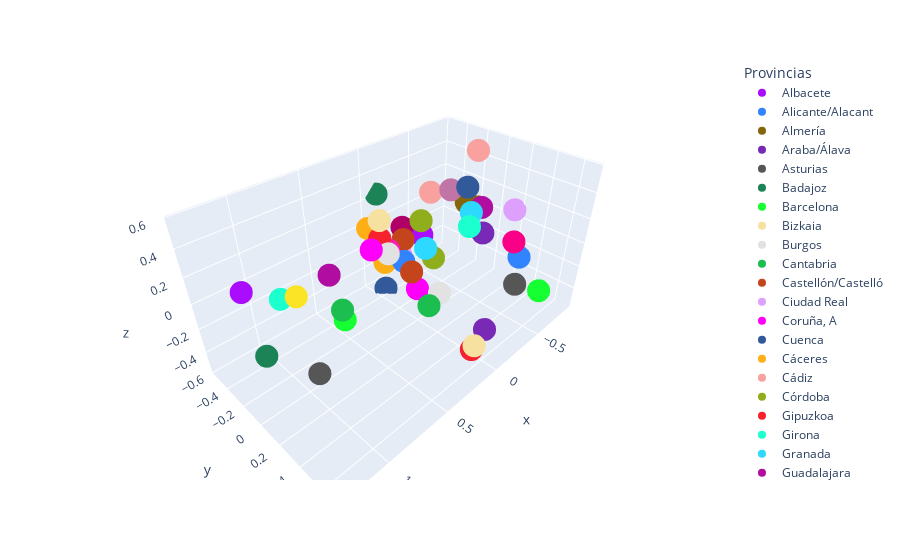

Write notebook code for a chart like this one.
### Code cell
# Representación 3D
import plotly.express as px

fig = px.scatter_3d(df4, x=X_pca[:,0], y=X_pca[:,1], z=X_pca[:,2], color=df4.index, color_discrete_sequence=px.colors.qualitative.Alphabet)
fig.show()

### Figure 1 — Plotly figure (JSON) as saved in the notebook; plotly's stock layout.template omitted (floating-point values rounded to 4 significant figures)
{"data": [{"hovertemplate": "Provincias=Albacete<br>x=%{x}<br>y=%{y}<br>z=%{z}<extra></extra>", "legendgroup": "Albacete", "marker": {"color": "#AA0DFE", "symbol": "circle"}, "mode": "markers", "name": "Albacete", "scene": "scene", "showlegend": true, "type": "scatter3d", "x": [-0.3946], "y": [-0.3493], "z": [-0.1549]}, {"hovertemplate": "Provincias=Alicante/Alacant<br>x=%{x}<br>y=%{y}<br>z=%{z}<extra></extra>", "legendgroup": "Alicante/Alacant", "marker": {"color": "#3283FE", "symbol": "circle"}, "mode": "markers", "name": "Alicante/Alacant", "scene": "scene", "showlegend": true, "type": "scatter3d", "x": [0.009257], "y": [-0.1476], "z": [-0.1163]}, {"hovertemplate": "Provincias=Almería<br>x=%{x}<br>y=%{y}<br>z=%{z}<extra></extra>", "legendgroup": "Almería", "marker": {"color": "#85660D", "symbol": "circle"}, "mode": "markers", "name": "Almería", "scene": "scene", "showlegend": true, "type": "scatter3d", "x": [-0.7245], "y": [-0.1865], "z": [0.07337]}, {"hovertemplate": "Provincias=Araba/Álava<br>x=%{x}<br>y=%{y}<br>z=%{z}<extra></extra>", "legendgroup": "Araba/Álava", "marker": {"color": "#782AB6", "symbol": "circle"}, "mode": "markers", "name": "Araba/Álava", "scene": "scene", "showlegend": true, "type": "scatter3d", "x": [-0.04916], "y": [0.5639], "z": [-0.3567]}, {"hovertemplate": "Provincias=Asturias<br>x=%{x}<br>y=%{y}<br>z=%{z}<extra></extra>", "legendgroup": "Asturias", "marker": {"color": "#565656", "symbol": "circle"}, "mode": "markers", "name": "Asturias", "scene": "scene", "showlegend": true, "type": "scatter3d", "x": [1.193], "y": [0.452], "z": [0.06867]}, {"hovertemplate": "Provincias=Badajoz<br>x=%{x}<br>y=%{y}<br>z=%{z}<extra></extra>", "legendgroup": "Badajoz", "marker": {"color": "#1C8356", "symbol": "circle"}, "mode": "markers", "name": "Badajoz", "scene": "scene", "showlegend": true, "type": "scatter3d", "x": [-0.1145], "y": [-0.5623], "z": [0.2281]}, {"hovertemplate": "Provincias=Barcelona<br>x=%{x}<br>y=%{y}<br>z=%{z}<extra></extra>", "legendgroup": "Barcelona", "marker": {"color": "#16FF32", "symbol": "circle"}, "mode": "markers", "name": "Barcelona", "scene": "scene", "showlegend": true, "type": "scatter3d", "x": [-0.4627], "y": [0.6902], "z": [-0.1842]}, {"hovertemplate": "Provincias=Bizkaia<br>x=%{x}<br>y=%{y}<br>z=%{z}<extra></extra>", "legendgroup": "Bizkaia", "marker": {"color": "#F7E1A0", "symbol": "circle"}, "mode": "markers", "name": "Bizkaia", "scene": "scene", "showlegend": true, "type": "scatter3d", "x": [0.2245], "y": [0.6823], "z": [-0.2413]}, {"hovertemplate": "Provincias=Burgos<br>x=%{x}<br>y=%{y}<br>z=%{z}<extra></extra>", "legendgroup": "Burgos", "marker": {"color": "#E2E2E2", "symbol": "circle"}, "mode": "markers", "name": "Burgos", "scene": "scene", "showlegend": true, "type": "scatter3d", "x": [0.243], "y": [-0.05674], "z": [0.09982]}, {"hovertemplate": "Provincias=Cantabria<br>x=%{x}<br>y=%{y}<br>z=%{z}<extra></extra>", "legendgroup": "Cantabria", "marker": {"color": "#1CBE4F", "symbol": "circle"}, "mode": "markers", "name": "Cantabria", "scene": "scene", "showlegend": true, "type": "scatter3d", "x": [0.4673], "y": [0.515], "z": [0.1203]}, {"hovertemplate": "Provincias=Castellón/Castelló<br>x=%{x}<br>y=%{y}<br>z=%{z}<extra></extra>", "legendgroup": "Castellón/Castelló", "marker": {"color": "#C4451C", "symbol": "circle"}, "mode": "markers", "name": "Castellón/Castelló", "scene": "scene", "showlegend": true, "type": "scatter3d", "x": [-0.1387], "y": [-0.3023], "z": [-0.06493]}, {"hovertemplate": "Provincias=Ciudad Real<br>x=%{x}<br>y=%{y}<br>z=%{z}<extra></extra>", "legendgroup": "Ciudad Real", "marker": {"color": "#DEA0FD", "symbol": "circle"}, "mode": "markers", "name": "Ciudad Real", "scene": "scene", "showlegend": true, "type": "scatter3d", "x": [-0.3476], "y": [-0.5415], "z": [-0.4109]}, {"hovertemplate": "Provincias=Coruña, A<br>x=%{x}<br>y=%{y}<br>z=%{z}<extra></extra>", "legendgroup": "Coruña, A", "marker": {"color": "#FE00FA", "symbol": "circle"}, "mode": "markers", "name": "Coruña, A", "scene": "scene", "showlegend": true, "type": "scatter3d", "x": [0.586], "y": [0.1753], "z": [0.3939]}, {"hovertemplate": "Provincias=Cuenca<br>x=%{x}<br>y=%{y}<br>z=%{z}<extra></extra>", "legendgroup": "Cuenca", "marker": {"color": "#325A9B", "symbol": "circle"}, "mode": "markers", "name": "Cuenca", "scene": "scene", "showlegend": true, "type": "scatter3d", "x": [-0.06691], "y": [-0.4279], "z": [-0.5505]}, {"hovertemplate": "Provincias=Cáceres<br>x=%{x}<br>y=%{y}<br>z=%{z}<extra></extra>", "legendgroup": "Cáceres", "marker": {"color": "#FEAF16", "symbol": "circle"}, "mode": "markers", "name": "Cáceres", "scene": "scene", "showlegend": true, "type": "scatter3d", "x": [0.1314], "y": [-0.3861], "z": [0.1097]}, {"hovertemplate": "Provincias=Cádiz<br>x=%{x}<br>y=%{y}<br>z=%{z}<extra></extra>", "legendgroup": "Cádiz", "marker": {"color": "#F8A19F", "symbol": "circle"}, "mode": "markers", "name": "Cádiz", "scene": "scene", "showlegend": true, "type": "scatter3d", "x": [-0.6251], "y": [-0.0392], "z": [0.5719]}, {"hovertemplate": "Provincias=Córdoba<br>x=%{x}<br>y=%{y}<br>z=%{z}<extra></extra>", "legendgroup": "Córdoba", "marker": {"color": "#90AD1C", "symbol": "circle"}, "mode": "markers", "name": "Córdoba", "scene": "scene", "showlegend": true, "type": "scatter3d", "x": [-0.3625], "y": [-0.1892], "z": [-0.2821]}, {"hovertemplate": "Provincias=Gipuzkoa<br>x=%{x}<br>y=%{y}<br>z=%{z}<extra></extra>", "legendgroup": "Gipuzkoa", "marker": {"color": "#F6222E", "symbol": "circle"}, "mode": "markers", "name": "Gipuzkoa", "scene": "scene", "showlegend": true, "type": "scatter3d", "x": [0.1005], "y": [0.5787], "z": [-0.4298]}, {"hovertemplate": "Provincias=Girona<br>x=%{x}<br>y=%{y}<br>z=%{z}<extra></extra>", "legendgroup": "Girona", "marker": {"color": "#1CFFCE", "symbol": "circle"}, "mode": "markers", "name": "Girona", "scene": "scene", "showlegend": true, "type": "scatter3d", "x": [-0.3402], "y": [0.1503], "z": [0.1514]}, {"hovertemplate": "Provincias=Granada<br>x=%{x}<br>y=%{y}<br>z=%{z}<extra></extra>", "legendgroup": "Granada", "marker": {"color": "#2ED9FF", "symbol": "circle"}, "mode": "markers", "name": "Granada", "scene": "scene", "showlegend": true, "type": "scatter3d", "x": [-0.5555], "y": [-0.003786], "z": [0.1191]}, {"hovertemplate": "Provincias=Guadalajara<br>x=%{x}<br>y=%{y}<br>z=%{z}<extra></extra>", "legendgroup": "Guadalajara", "marker": {"color": "#B10DA1", "symbol": "circle"}, "mode": "markers", "name": "Guadalajara", "scene": "scene", "showlegend": true, "type": "scatter3d", "x": [-0.6522], "y": [0.01552], "z": [0.1322]}, {"hovertemplate": "Provincias=Huelva<br>x=%{x}<br>y=%{y}<br>z=%{z}<extra></extra>", "legendgroup": "Huelva", "marker": {"color": "#C075A6", "symbol": "circle"}, "mode": "markers", "name": "Huelva", "scene": "scene", "showlegend": true, "type": "scatter3d", "x": [-0.5561], "y": [-0.212], "z": [0.2311]}, {"hovertemplate": "Provincias=Huesca<br>x=%{x}<br>y=%{y}<br>z=%{z}<extra></extra>", "legendgroup": "Huesca", "marker": {"color": "#FC1CBF", "symbol": "circle"}, "mode": "markers", "name": "Huesca", "scene": "scene", "showlegend": true, "type": "scatter3d", "x": [0.1682], "y": [-0.1323], "z": [0.05954]}, {"hovertemplate": "Provincias=Jaén<br>x=%{x}<br>y=%{y}<br>z=%{z}<extra></extra>", "legendgroup": "Jaén", "marker": {"color": "#B00068", "symbol": "circle"}, "mode": "markers", "name": "Jaén", "scene": "scene", "showlegend": true, "type": "scatter3d", "x": [-0.2081], "y": [-0.3835], "z": [-0.02142]}, {"hovertemplate": "Provincias=León<br>x=%{x}<br>y=%{y}<br>z=%{z}<extra></extra>", "legendgroup": "León", "marker": {"color": "#FBE426", "symbol": "circle"}, "mode": "markers", "name": "León", "scene": "scene", "showlegend": true, "type": "scatter3d", "x": [0.965], "y": [-0.05783], "z": [0.142]}, {"hovertemplate": "Provincias=Lleida<br>x=%{x}<br>y=%{y}<br>z=%{z}<extra></extra>", "legendgroup": "Lleida", "marker": {"color": "#FA0087", "symbol": "circle"}, "mode": "markers", "name": "Lleida", "scene": "scene", "showlegend": true, "type": "scatter3d", "x": [-0.3246], "y": [0.5258], "z": [0.1991]}, {"hovertemplate": "Provincias=Lugo<br>x=%{x}<br>y=%{y}<br>z=%{z}<extra></extra>", "legendgroup": "Lugo", "marker": {"color": "#AA0DFE", "symbol": "circle"}, "mode": "markers", "name": "Lugo", "scene": "scene", "showlegend": true, "type": "scatter3d", "x": [1.298], "y": [-0.005274], "z": [0.3839]}, {"hovertemplate": "Provincias=Madrid<br>x=%{x}<br>y=%{y}<br>z=%{z}<extra></extra>", "legendgroup": "Madrid", "marker": {"color": "#3283FE", "symbol": "circle"}, "mode": "markers", "name": "Madrid", "scene": "scene", "showlegend": true, "type": "scatter3d", "x": [-0.5067], "y": [0.4755], "z": [-0.02952]}, {"hovertemplate": "Provincias=Murcia<br>x=%{x}<br>y=%{y}<br>z=%{z}<extra></extra>", "legendgroup": "Murcia", "marker": {"color": "#85660D", "symbol": "circle"}, "mode": "markers", "name": "Murcia", "scene": "scene", "showlegend": true, "type": "scatter3d", "x": [-0.7262], "y": [-0.07711], "z": [0.07366]}, {"hovertemplate": "Provincias=Málaga<br>x=%{x}<br>y=%{y}<br>z=%{z}<extra></extra>", "legendgroup": "Málaga", "marker": {"color": "#782AB6", "symbol": "circle"}, "mode": "markers", "name": "Málaga", "scene": "scene", "showlegend": true, "type": "scatter3d", "x": [-0.5386], "y": [0.129], "z": [0.005939]}, {"hovertemplate": "Provincias=Navarra<br>x=%{x}<br>y=%{y}<br>z=%{z}<extra></extra>", "legendgroup": "Navarra", "marker": {"color": "#565656", "symbol": "circle"}, "mode": "markers", "name": "Navarra", "scene": "scene", "showlegend": true, "type": "scatter3d", "x": [-0.5002], "y": [0.4779], "z": [-0.2607]}, {"hovertemplate": "Provincias=Ourense<br>x=%{x}<br>y=%{y}<br>z=%{z}<extra></extra>", "legendgroup": "Ourense", "marker": {"color": "#1C8356", "symbol": "circle"}, "mode": "markers", "name": "Ourense", "scene": "scene", "showlegend": true, "type": "scatter3d", "x": [1.224], "y": [-0.03573], "z": [-0.1327]}, {"hovertemplate": "Provincias=Palencia<br>x=%{x}<br>y=%{y}<br>z=%{z}<extra></extra>", "legendgroup": "Palencia", "marker": {"color": "#16FF32", "symbol": "circle"}, "mode": "markers", "name": "Palencia", "scene": "scene", "showlegend": true, "type": "scatter3d", "x": [0.5315], "y": [-0.2019], "z": [-0.3844]}, {"hovertemplate": "Provincias=Pontevedra<br>x=%{x}<br>y=%{y}<br>z=%{z}<extra></extra>", "legendgroup": "Pontevedra", "marker": {"color": "#F7E1A0", "symbol": "circle"}, "mode": "markers", "name": "Pontevedra", "scene": "scene", "showlegend": true, "type": "scatter3d", "x": [0.5002], "y": [0.1537], "z": [0.5391]}, {"hovertemplate": "Provincias=Rioja, La<br>x=%{x}<br>y=%{y}<br>z=%{z}<extra></extra>", "legendgroup": "Rioja, La", "marker": {"color": "#E2E2E2", "symbol": "circle"}, "mode": "markers", "name": "Rioja, La", "scene": "scene", "showlegend": true, "type": "scatter3d", "x": [0.003579], "y": [0.1982], "z": [-0.2199]}, {"hovertemplate": "Provincias=Salamanca<br>x=%{x}<br>y=%{y}<br>z=%{z}<extra></extra>", "legendgroup": "Salamanca", "marker": {"color": "#1CBE4F", "symbol": "circle"}, "mode": "markers", "name": "Salamanca", "scene": "scene", "showlegend": true, "type": "scatter3d", "x": [0.6011], "y": [-0.1264], "z": [-0.2109]}, {"hovertemplate": "Provincias=Segovia<br>x=%{x}<br>y=%{y}<br>z=%{z}<extra></extra>", "legendgroup": "Segovia", "marker": {"color": "#C4451C", "symbol": "circle"}, "mode": "markers", "name": "Segovia", "scene": "scene", "showlegend": true, "type": "scatter3d", "x": [0.05195], "y": [-0.02593], "z": [-0.1272]}, {"hovertemplate": "Provincias=Sevilla<br>x=%{x}<br>y=%{y}<br>z=%{z}<extra></extra>", "legendgroup": "Sevilla", "marker": {"color": "#DEA0FD", "symbol": "circle"}, "mode": "markers", "name": "Sevilla", "scene": "scene", "showlegend": true, "type": "scatter3d", "x": [-0.8804], "y": [0.1629], "z": [0.08081]}, {"hovertemplate": "Provincias=Soria<br>x=%{x}<br>y=%{y}<br>z=%{z}<extra></extra>", "legendgroup": "Soria", "marker": {"color": "#FE00FA", "symbol": "circle"}, "mode": "markers", "name": "Soria", "scene": "scene", "showlegend": true, "type": "scatter3d", "x": [-0.01786], "y": [-0.03231], "z": [-0.3168]}, {"hovertemplate": "Provincias=Tarragona<br>x=%{x}<br>y=%{y}<br>z=%{z}<extra></extra>", "legendgroup": "Tarragona", "marker": {"color": "#325A9B", "symbol": "circle"}, "mode": "markers", "name": "Tarragona", "scene": "scene", "showlegend": true, "type": "scatter3d", "x": [-0.292], "y": [0.1456], "z": [0.4675]}, {"hovertemplate": "Provincias=Teruel<br>x=%{x}<br>y=%{y}<br>z=%{z}<extra></extra>", "legendgroup": "Teruel", "marker": {"color": "#FEAF16", "symbol": "circle"}, "mode": "markers", "name": "Teruel", "scene": "scene", "showlegend": true, "type": "scatter3d", "x": [0.08599], "y": [-0.2634], "z": [-0.1448]}, {"hovertemplate": "Provincias=Toledo<br>x=%{x}<br>y=%{y}<br>z=%{z}<extra></extra>", "legendgroup": "Toledo", "marker": {"color": "#F8A19F", "symbol": "circle"}, "mode": "markers", "name": "Toledo", "scene": "scene", "showlegend": true, "type": "scatter3d", "x": [-0.5016], "y": [-0.3657], "z": [0.1761]}, {"hovertemplate": "Provincias=Valencia/València<br>x=%{x}<br>y=%{y}<br>z=%{z}<extra></extra>", "legendgroup": "Valencia/València", "marker": {"color": "#90AD1C", "symbol": "circle"}, "mode": "markers", "name": "Valencia/València", "scene": "scene", "showlegend": true, "type": "scatter3d", "x": [-0.03731], "y": [-0.02838], "z": [0.2484]}, {"hovertemplate": "Provincias=Valladolid<br>x=%{x}<br>y=%{y}<br>z=%{z}<extra></extra>", "legendgroup": "Valladolid", "marker": {"color": "#F6222E", "symbol": "circle"}, "mode": "markers", "name": "Valladolid", "scene": "scene", "showlegend": true, "type": "scatter3d", "x": [0.2027], "y": [-0.1812], "z": [0.1447]}, {"hovertemplate": "Provincias=Zamora<br>x=%{x}<br>y=%{y}<br>z=%{z}<extra></extra>", "legendgroup": "Zamora", "marker": {"color": "#1CFFCE", "symbol": "circle"}, "mode": "markers", "name": "Zamora", "scene": "scene", "showlegend": true, "type": "scatter3d", "x": [0.8752], "y": [-0.4219], "z": [-0.132]}, {"hovertemplate": "Provincias=Zaragoza<br>x=%{x}<br>y=%{y}<br>z=%{z}<extra></extra>", "legendgroup": "Zaragoza", "marker": {"color": "#2ED9FF", "symbol": "circle"}, "mode": "markers", "name": "Zaragoza", "scene": "scene", "showlegend": true, "type": "scatter3d", "x": [-0.0693], "y": [-0.009292], "z": [0.02232]}, {"hovertemplate": "Provincias=Ávila<br>x=%{x}<br>y=%{y}<br>z=%{z}<extra></extra>", "legendgroup": "Ávila", "marker": {"color": "#B10DA1", "symbol": "circle"}, "mode": "markers", "name": "Ávila", "scene": "scene", "showlegend": true, "type": "scatter3d", "x": [0.5312], "y": [-0.3393], "z": [-0.07062]}], "layout": {"legend": {"title": {"text": "Provincias"}, "tracegroupgap": 0}, "margin": {"t": 60}, "scene": {"domain": {"x": [0, 1], "y": [0, 1]}, "xaxis": {"title": {"text": "x"}}, "yaxis": {"title": {"text": "y"}}, "zaxis": {"title": {"text": "z"}}}}}
